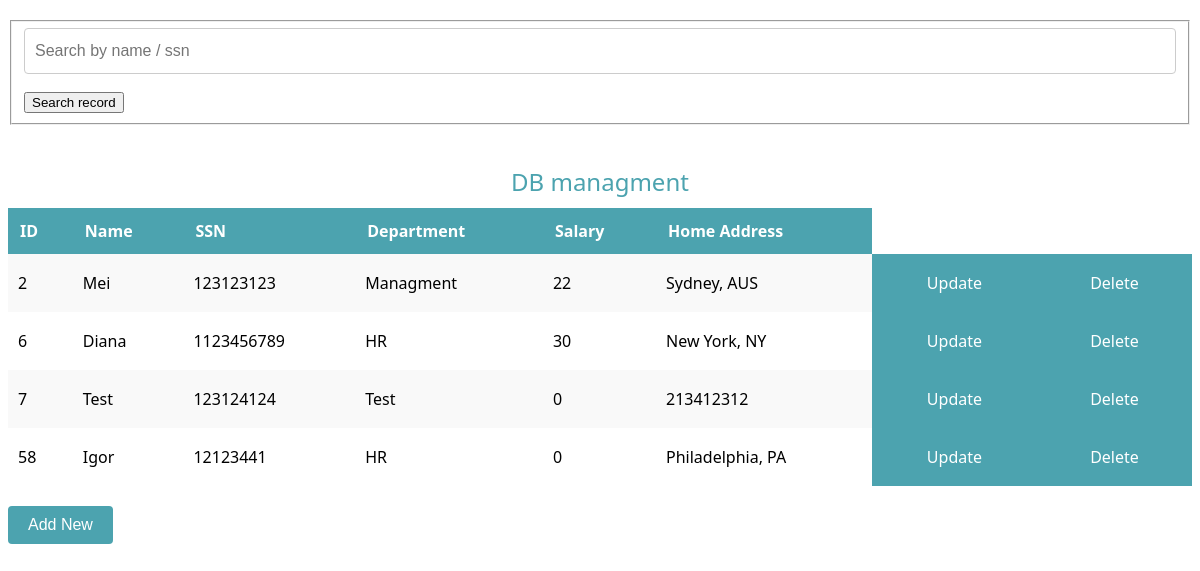
Page /db_data.php on the committed database.
### tables this page shows
CREATE TABLE `employee` (
  `id` int(50) NOT NULL,
  `name` varchar(50) NOT NULL,
  `ssn` varchar(15) NOT NULL,
  `dept` varchar(40) NOT NULL,
  `salary` int(10) NOT NULL,
  `homeaddress` varchar(300) NOT NULL
);

### db_data.php (the view, shortened to what this page needs)
<?php
require_once("db/db.php");
?>
<!DOCTYPE html>
<html lang="en">
<head>
	<link rel="stylesheet" href="include/text.css">
    <link rel="stylesheet" href="include/table.css">
</head>
<body>
<div class="">
    <fieldset>
        <form class="" action="db_data.php" method="GET">
        <input type="text" name="Search" value="" placeholder="Search by name / ssn"><br><br>
		<input class="Button" type="submit" name="SearchButton" value="Search record">
    </fieldset>
</div>
	<table>
    <caption>DB managment</caption>
			<tr>
				<th>ID</th>
				<th>Name</th>
				<th>SSN</th>
				<th>Department</th>
				<th>Salary</th>
				<th>Home Address</th>
			</tr>
<?php
$sql = "SELECT * FROM employee";
$stmt = $ConnectingDB->query($sql);
while ($row = $stmt->fetch()){
    $id = $row["id"];
    $name= $row["name"];
    $ssn = $row["ssn"];
    $dept= $row["dept"];
    $salary = $row["salary"];
    $homeaddress = $row["homeaddress"];
?>
            <tr>
                <td><?php echo $id;?></td>
                <td><?php echo $name;?></td>
                <td><?php echo $ssn;?></td>
                <td><?php echo $dept;?></td>
                <td><?php echo $salary;?></td>
                <td><?php echo $homeaddress;?></td>
                <td class="button"> <a href="updatedb.php?id=<?php echo $id; ?>">Update</a> </td>
	            <td class="button"> <a href="delete.php?id=<?php echo $id; ?>">Delete</a></td>
            </tr>
<?php } ?>
    </table>
<button type="button" onclick="window.location.href='index.php'">Add New</button>
</body>
</html>

### include/text.css (style rules this page uses)
input[type="text"],textarea { width: 100%; padding: 10px; box-sizing: border-box; border: 1px solid #ccc; border-radius: 4px; font-size: 1em; line-height: 1.5; }
input[type="text"], textarea { transition: border-color 0.3s ease; }

### include/table.css (style rules this page uses)
caption { font-family: 'Segoe UI', Tahoma, Geneva, Verdana, sans-serif; font-size: 1.5em; color: #4ca3af; text-align: center; margin: 20px 0; }
table { width: 100%; border-collapse: collapse; margin: 20px 0; }
caption { font-family: 'Segoe UI', Tahoma, Geneva, Verdana, sans-serif; font-size: 1.5em; margin-bottom: 10px; }
th { background-color: #4ca3af; color: #fff; padding: 12px; text-align: left; font-family: 'Segoe UI', Tahoma, Geneva, Verdana, sans-serif; }
td { padding: 10px; border: none; font-family: 'Segoe UI', Tahoma, Geneva, Verdana, sans-serif; }
tr:nth-child(even) { background-color: #f9f9f9; }
td:last-child, td:nth-last-child(2) { text-align: center; }
td.button { padding: 10px; text-align: center; background-color: #4ca3af; }
td.button a { color: #fff; text-decoration: none; display: inline-block; padding: 8px 16px; border-radius: 4px; transition: background-color 0.3s ease; }

### db_data.php (style rules this page uses)
button { align-items: center; background-color: #4ca3af; color: #fff; padding: 10px 20px; font-size: 1em; border: none; border-radius: 4px; cursor: pointer; }
button { transition: background-color 0.3s ease; }

### rows in the picture
employee: id "2", name "Mei", ssn "123123123", dept "Managment", salary "22", homeaddress "Sydney, AUS"
employee: id "6", name "Diana", ssn "1123456789", dept "HR", salary "30", homeaddress "New York, NY"
employee: id "7", name "Test", ssn "123124124", dept "Test", salary "0", homeaddress "213412312"
employee: id "58", name "Igor", ssn "12123441", dept "HR", salary "0", homeaddress "Philadelphia, PA"
